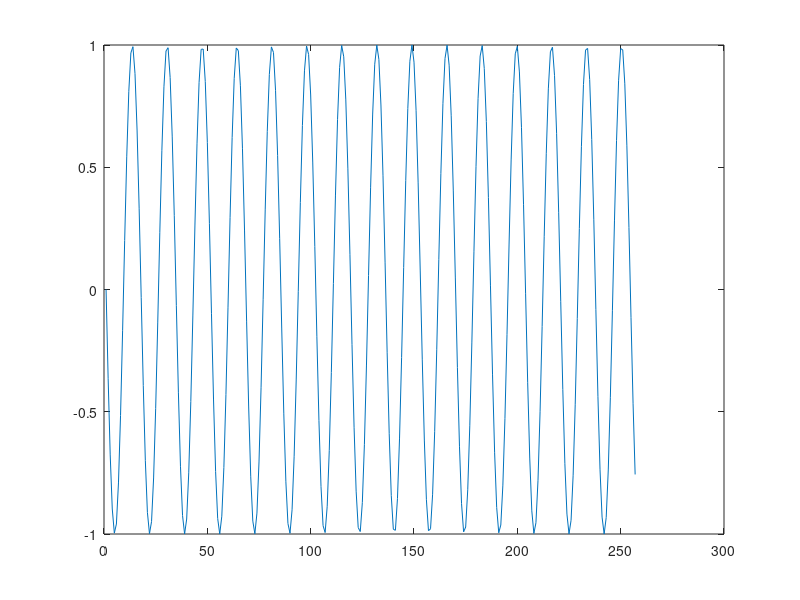
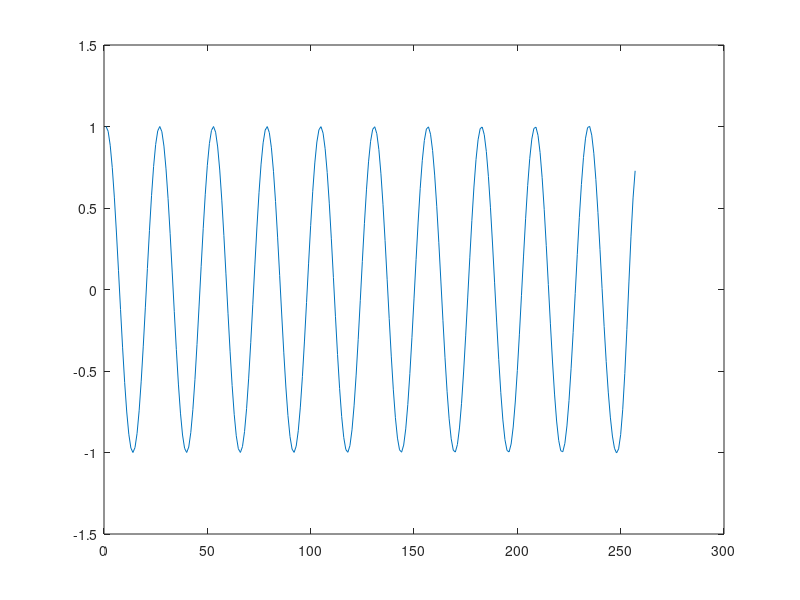

The MATLAB source for these figures, in order:


w=25*pi*2;
tau=0.082;
Mo=1e-6;
phi=0*pi/180;
theta=180*pi/180;
D=1e8;

npts=256;
t2=(0:npts)/npts;
npts2d=256;
t1=tau:tau:(npts2d*tau);
%mu=4e-7*pi;
mu=1;
gam=26.7519E+7;
M=zeros(length(t1), length(t2));
for i=1:length(t1)
	M(i,:)=sin(w*t1(i)+phi)*exp(complex(0,w*t2+theta)).*exp(-D*Mo*t2*complex(0,1)*cos(w*t1(i)+phi));
end
figure(3);
%plot(real(M));
M=abs(fftshift(fft2(M)));
%M=real(M);
%pcolor(M); shading interp;
%plot(sum(M,2))
plot(M)
plot(imag(exp(-D*Mo*t2*complex(0,1)*cos(w*tau+phi))))

figure(4)
lim=100; rr=-lim:lim;
M=zeros(size(t2));
for i=-lim:lim
	M=M+(complex(0,-1)^i)*besselj(i,D*Mo*t2)*exp(complex(0,-1)*i*(w*tau+phi)).*exp(complex(0,1)*(w*t2));
end
plot(real(M))
